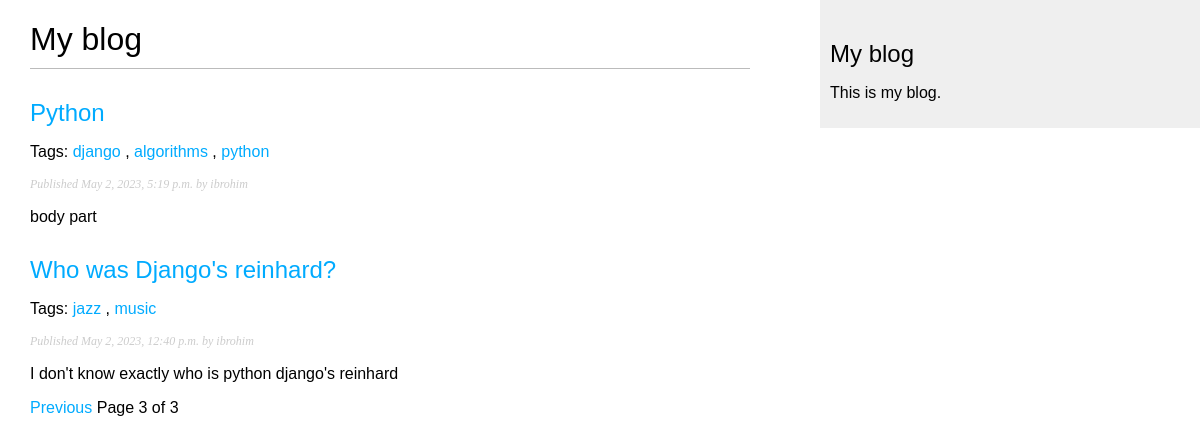
Page /blog/?page=3 on the committed database.
### blog/models.py (models this page shows, shortened)
class Post(models.Model):
    STATUS_CHOICES = (
        ('draft', 'Draft'),
        ('published', 'Published'),
    )
    title = models.CharField(max_length=250)
    slug = models.SlugField(max_length=250,
                            unique_for_date='publish')
    author = models.ForeignKey(User,
                              on_delete=models.CASCADE,
                              related_name='blog_posts')
    body = models.TextField()
    publish = models.DateTimeField(default=timezone.now)
    created = models.DateTimeField(auto_now_add=True)
    updated = models.DateTimeField(auto_now=True)
    status = models.CharField(max_length=10,
                              choices=STATUS_CHOICES,
                              default='draft')
    objects = models.Manager()
    published = PublishedManager()
    tags = TaggableManager()
    class Meta:
        ordering = ('-publish',)
    def get_absolute_url(self):
        return reverse('blog:post_detail',
                        args = [self.publish.year,
                                self.publish.month,
                                self.publish.day,
                                self.slug])

### blog/views.py (the view)
# urls.py: path('', views.post_list, name = 'post_list'),
def post_list(request, tag_slug = None):
    object_list = Post.published.all()
    tag = None
    if tag_slug:
        tag = get_object_or_404(Tag, slug = tag_slug)
        object_list = object_list.filter(tags__in = [tag])
    paginator = Paginator(object_list, 2) # 2 posts in each page
    page = request.GET.get('page')
    try:
        posts = paginator.page(page)
    except PageNotAnInteger:
        posts = paginator.page(1)
    except EmptyPage:
        posts = paginator.page(paginator.num_pages)
    return render(request, 'blog/post/list.html', {
        'page': page, 'posts': posts, 'tag': tag,})

### blog/models.py (called while the page is built)
    def get_queryset(self):
        return super().get_queryset().filter(status = 'published')

### blog/templates/blog/post/list.html (shortened to what this page needs)
{% extends 'blog/base.html' %}
{% block content %}
    <h1>My blog</h1>
    {% for post in posts %}
        <h2>
            <a href="{{post.get_absolute_url}}">{{post.title}}</a>
        </h2>
        <p class = "Tags">
            Tags:
            {% for tag in post.tags.all %}
                <a href="{% url 'blog:post_list_by_tag' tag.slug %}">{{tag.name}}</a>
                {% if not forloop.last %}, {% endif %}
            {% endfor %}
        </p>
        <p class = "date">
            Published {{post.publish}} by {{post.author}}
        </p>
        {{post.body|truncatewords:30|linebreaks}}
    {% endfor %}
    {% include 'blog/pagination.html' with page=posts %}
{% endblock %}

### blog/templates/blog/base.html (shortened to what this page needs)
{% load static %}
<!DOCTYPE html>
<html>
<head>
    <link href = "{% static 'css/blog.css' %}" rel = "stylesheet">
</head>
<body>
    <div id = "content">
        {% block content %}
        {% endblock %}
    </div>
    <div id = "sidebar">
        <h2>My blog</h2>
        <p>This is my blog.</p>
    </div>
</body>
</html>

### blog/templates/blog/pagination.html (shortened to what this page needs)
<div>
    <span class = "step-links">
        {% if page.has_previous %}
            <a href="?page={{page.previous_page_number}}">Previous</a>
        {% endif %}
        <span class = "current">
            Page {{page.number}} of {{page.paginator.num_pages}}
        </span>
    </span>
</div>

### static/css/blog.css (style rules this page uses)
body { margin:0; padding:0; font-family:helvetica, sans-serif; }
a { color:#00abff; text-decoration:none; }
h1 { font-weight:normal; border-bottom:1px solid #bbb; padding:0 0 10px 0; }
h2 { font-weight:normal; margin:30px 0 0; }
#content { float:left; width:60%; padding:0 0 0 30px; }
#sidebar { float:right; width:30%; padding:10px; background:#efefef; height:100%; }
p.date { color:#ccc; font-family: georgia, serif; font-size: 12px; font-style: italic; }

### rows in the picture
Post: title "Python", publish "May 2, 2023, 5:19 p.m.", author "ibrohim", body "body part"
Tag: name "django"
Tag: name "algorithms"
Tag: name "python"
Post: title "Who was Django's reinhard?", publish "May 2, 2023, 12:40 p.m.", author "ibrohim", body "I don't know exactly who is python django's reinhard"
Tag: name "jazz"
Tag: name "music"

### other values in the picture
{{ page.number }} "3"
{{ page.paginator.num_pages }} "3"
